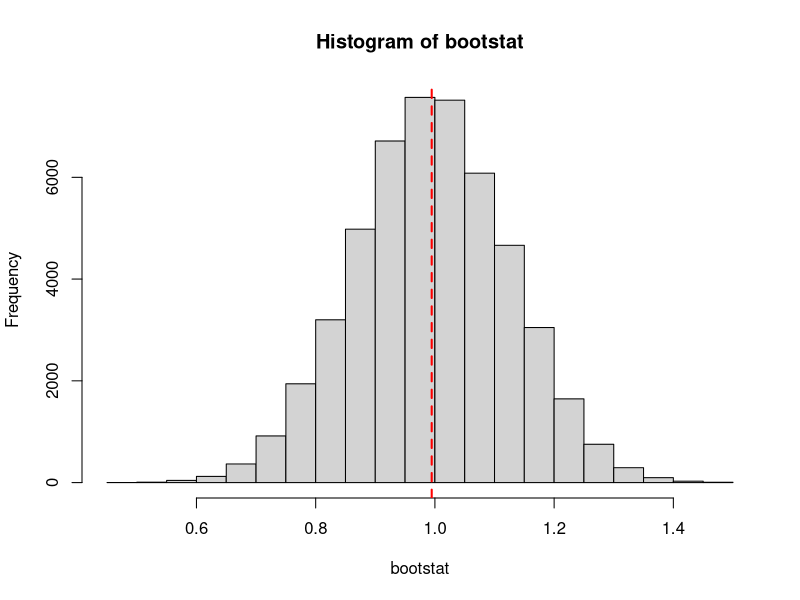

Recreate this plot in R.
##Q1
#A
n<-10000
u<-runif(n)
yy<-cut(u,c(0,0.25,0.45,0.80,1),labels = c("0","1","2","3"))

#B
table(yy)/n
#The numbers are very close between empirical and theoretical probabilities.

#C
#x<-sample(c(0,1,2,3),size=n,replace=TRUE,prob=c(0,0.25,0.45,0.80))
#table(x)/n
sample<-sample(u,n,replace = FALSE, prob = NULL) 
q3<-cut(sample,c(0,0.25,0.45,0.80,1),labels = c("0","1","2","3"))
table(q3)/n

##Q2

x1<-0
x2<-2
y1<-0
y2<-1
n<-10000
x<-runif(n,x1,x2)
y<-runif(n,y1,y2)
g1<-exp((x+y)^2)
theta.hat<-2*sum(g1)/n
#estimated
theta.hat

##Q3

data<-c(456,345,324,786,456,568,675,498,556,656,390,546,556,771,508,230,412,327,510,800)
n <- length(data)
xbar <- mean(x)

m <- 50000
bootstat <- numeric(m)
for (i in 1:m){
  bootsamp <- sample(x, size = n, replace = TRUE)
  bootstat[i] <- mean(bootsamp)
}

#A
#sampling distribution of sample mean
hist(bootstat)
abline(v = mean(bootstat),lty=2, col='red', lwd=2)

#B
## Estimating the bias of the mean estimate
est.bias <- mean(bootstat) - xbar
est.bias

se <- sd(bootstat)
se

mse <- var(bootstat) + est.bias^2
mse

#C
#quantile(bootstat,c(0.05,0.95)) 
quantile(mse,c(0.05,0.95)) 

##Q4

n<-15
alpha <- .05
mu0 <- 33
sigma <- 3
m <- 10000          #number of replicates
p <- numeric(m)     #storage for p-values

for (j in 1:m) {
  x <- rnorm(n, mu0, sigma)
  ttest <- t.test(x, alternative = "greater", mu = 30)
  p[j] <- ttest$p.value
}

p.hat <- mean(p < alpha)
p.hat

#A
mu0_new<-33
for (j in 1:m) {
  x <- rnorm(n, mu0, sigma)
  ttest <- t.test(x, alternative = "greater", mu = mu0_new)
  p[j] <- ttest$p.value
}

p.hat <- mean(p < alpha)
p.hat

#B
s<-seq(30.1,34,0.25)
s<-as.array(s)

mu_f<-function(m){
  for (j in 1:m) {
    x <- rnorm(n, mu0, sigma)
    ttest <- t.test(x, alternative = "greater", mu = m)
    p[j] <- ttest$p.value
  }
  
  p.hat <- mean(p < alpha)
  p.hat
}

apply(s,1,mu_f)
